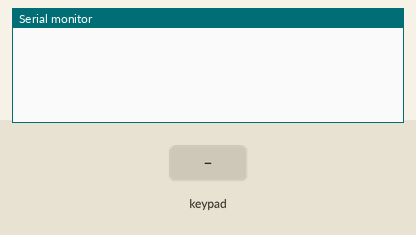
Simulated run of this sketch. Board: Arduino Uno, built with avr-gcc and run on an emulated ATmega328P. Parts: the last lines printed to the serial monitor. The test bench sets the inputs (shaded band).

Above: at 1.2 s.
1.3 s: key '1' pressed
At 1.7 s:
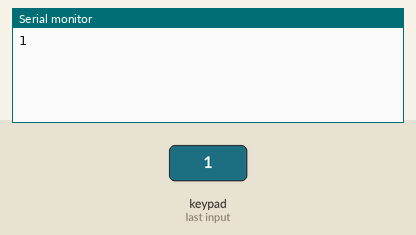
2.8 s: keypad keys 1 2 A pressed 0.4 s apart
At 4.6 s:
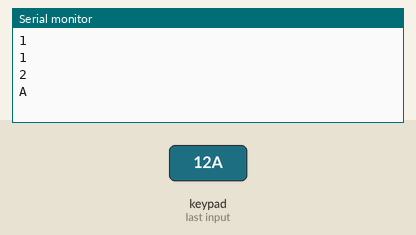
5.5 s: key 'B' pressed
At 6.0 s:
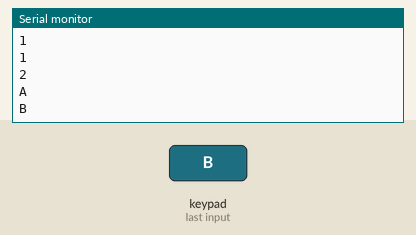
7.0 s: keypad keys 1 2 D pressed 0.4 s apart
At 9.0 s:
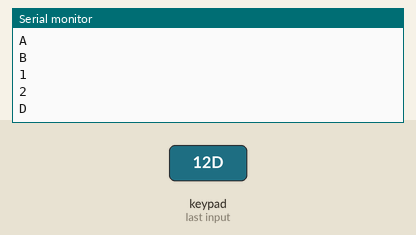
9.7 s: key 'C' pressed
At 10.6 s:
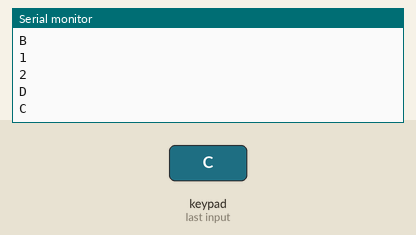
11.2 s: key 'E' pressed
At 11.6 s:
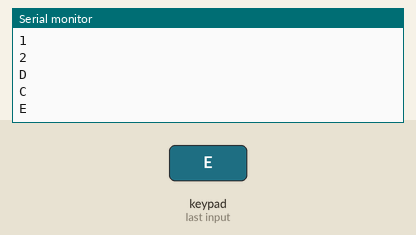

The sketch:

Keypad.ino
```cpp
#include <Keypad.h>

//Keypad myKeypad = (makeKeymap(), rowPins arr bytes, colPins arr bytes, ROWS 4 , COLS 4);
//get key
// setDebunceTime(int time);
char a[4][4] = {{'1','2','3','4'},{'5','6','7','8'},{'9','A','B','C'},{'D','E','F','G'}};

byte arr1[4] = {2,3,4,5};
byte arr2[4] = {8,9,10,11};
Keypad myKeypad(makeKeymap(a), arr1, arr2, 4,4);
void setup(){
    Serial.begin(9600);
}
void loop(){
    char gg = myKeypad.getKey();
    if(gg != '\0'){
       Serial.println(gg);
    }
}
```

Measured:
- after the input at 1.3 s, the serial monitor: prints a new line at once (image 1)
- after the input at 2.8 s, the serial monitor: prints a new line after 0.41 s (image 2)
- after the input at 5.5 s, the serial monitor: prints a new line at once (image 3)
- after the input at 7.0 s, the serial monitor: prints a new line at once (image 4)
- after the input at 9.7 s, the serial monitor: prints a new line at once (image 5)
- after the input at 11.2 s, the serial monitor: prints a new line at once (image 6)
